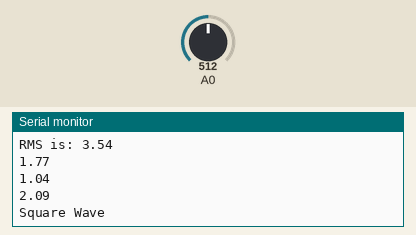
Bench run of a sketch on a simulated Arduino Uno, built with avr-gcc and run on an emulated ATmega328P. Parts: the last lines printed to the serial monitor. The inputs (shaded band) are chosen by the test bench; at power-on: A0 = 512.

Above: at 1.2 s.
1.3 s: A0 set to 716
At 2.6 s:
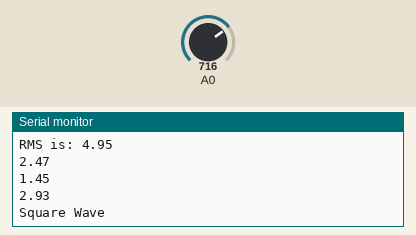
2.8 s: A0 set to 900
At 4.0 s:
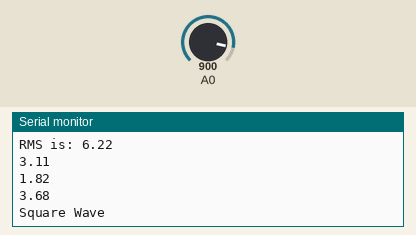
Timing chart, 0 to 5.8 s (numbered marks = the images above; inputs shaded):
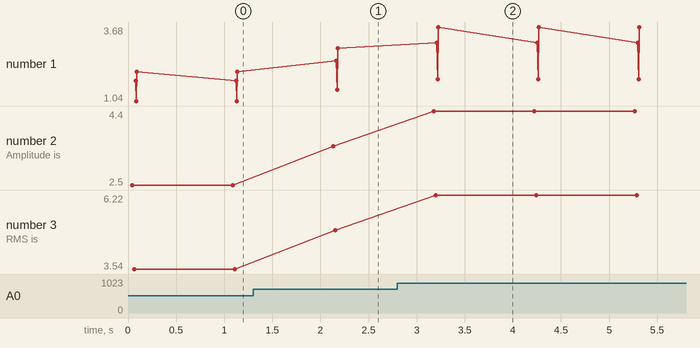

Measured:
- after the input at 1.3 s, the serial monitor: prints a new line after 0.83 s (image 1)
- after the input at 2.8 s, the serial monitor: prints a new line after 0.38 s (image 2)
- plotted number 1: 2.09 → 2.93 after the input at 1.3 s, 2.93 → 3.68 after the input at 2.8 s
- plotted number 2: 2.5 → 3.5 after the input at 1.3 s, 3.5 → 4.4 after the input at 2.8 s
- plotted number 3: 3.54 → 4.95 after the input at 1.3 s, 4.95 → 6.22 after the input at 2.8 s

The sketch:

find_waveforms.ino
```cpp
float sinWave, squareWave, triangleWave;
float samples[300];

// the setup routine runs once when you press reset:
void setup() {
  // initialize serial communication at 9600 bits per second:
  Serial.begin(9600);

}

// the loop routine runs over and over again forever:
void loop() {

  float sum = 0;
  float rms = 0;
  // read the input on analog pin 0:
  for(int i = 0; i <= 299; i++){
    int sensorValue = analogRead(A0);
    float voltage = sensorValue * (5.0 / 1023.0);
    samples[i] = voltage;
    //Serial.println(voltage);
    //calculate the sum of squares
    sum = sum + pow(samples[i], 2);

    //Serial.print("Sum equals: ");
    //Serial.println(sum);
  }

  //float temp = 0;
  float amplitude = 0;
  for(int i = 0; i <= 299; i++){
    if(samples[i] > amplitude){
      amplitude = samples[i];
    }
  }

  Serial.print("Amplitude is: ");
  Serial.println(amplitude);

  rms = sqrt((1.0/300) * 2.0 * sum);
  Serial.print("RMS is: ");
  Serial.println(rms);
  //Serial.print("RMS is: ");
  //Serial.println(rms);
  sinWave = amplitude/sqrt(2);
  squareWave = amplitude;
  triangleWave = amplitude/sqrt(3);

  float sinDiff = abs(rms - sinWave);
  //Serial.print("sinDiff is: ");
  Serial.println(sinDiff);
  float squareDiff = abs(rms - squareWave);
  //Serial.print("squareDiff is: ");
  Serial.println(squareDiff);
  float triangleDiff = abs(rms - triangleWave);
  //Serial.print("triangleDiff is: ");
  Serial.println(triangleDiff);

  if((sinDiff < squareDiff) and (sinDiff < triangleDiff)){
    Serial.println("Sin Wave");
  }
  if((squareDiff < sinDiff) and (squareDiff < triangleDiff)){
    Serial.println("Square Wave");
  }
  if((triangleDiff < sinDiff) and (triangleDiff < squareDiff)){
    Serial.println("Triangle Wave");
  }
  delay(1000);
}
```
